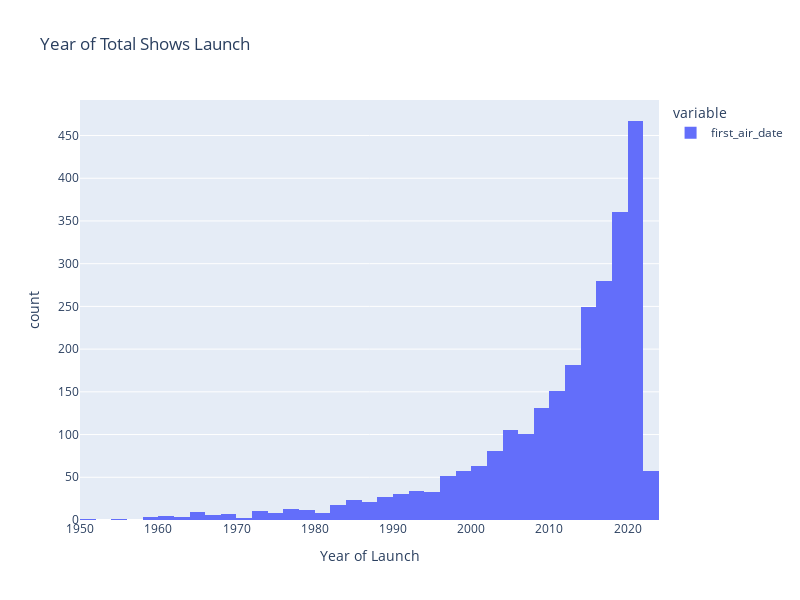

Notebook source saved alongside this figure:
### Code cell
# type(df['first_air_date'])
fig = px.histogram(df['first_air_date'],title="Year of Total Shows Launch",width=800,height=600,labels={ # replaces default labels by column name
                "value": "Year of Launch",  "count": "Total Shows Launched"
            })
fig.show()

### Figure 1 — Plotly figure (JSON) as saved in the notebook; plotly's stock layout.template omitted (floating-point values rounded to 4 significant figures; data arrays with more than 128 entries replaced by an {"elided": "..."} marker saying what was removed)
{"data": [{"alignmentgroup": "True", "bingroup": "x", "hovertemplate": "variable=first_air_date<br>Year of Launch=%{x}<br>count=%{y}<extra></extra>", "legendgroup": "first_air_date", "marker": {"color": "#636efa", "pattern": {"shape": ""}}, "name": "first_air_date", "offsetgroup": "first_air_date", "orientation": "v", "showlegend": true, "type": "histogram", "x": {"elided": "2617 str values"}, "xaxis": "x", "yaxis": "y"}], "layout": {"barmode": "relative", "height": 600, "legend": {"title": {"text": "variable"}, "tracegroupgap": 0}, "title": {"text": "Year of Total Shows Launch"}, "width": 800, "xaxis": {"anchor": "y", "domain": [0, 1], "title": {"text": "Year of Launch"}}, "yaxis": {"anchor": "x", "domain": [0, 1], "title": {"text": "count"}}}}
